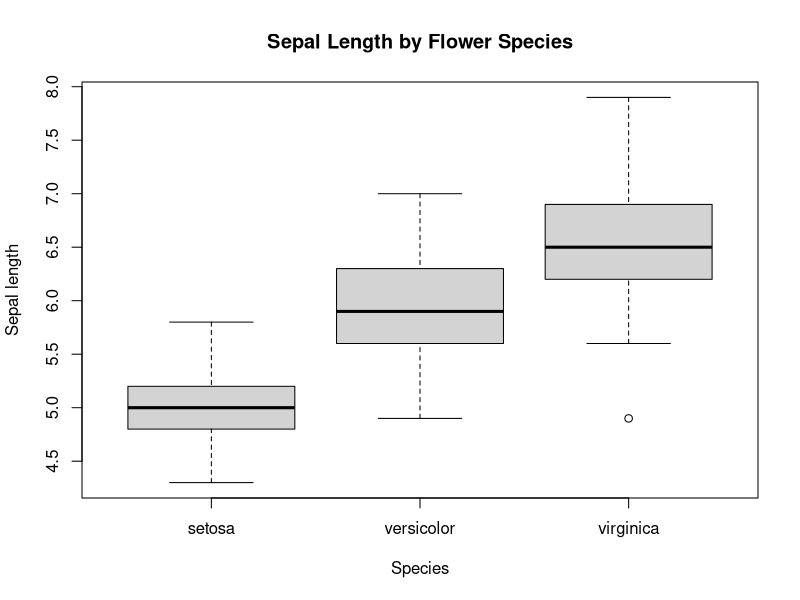
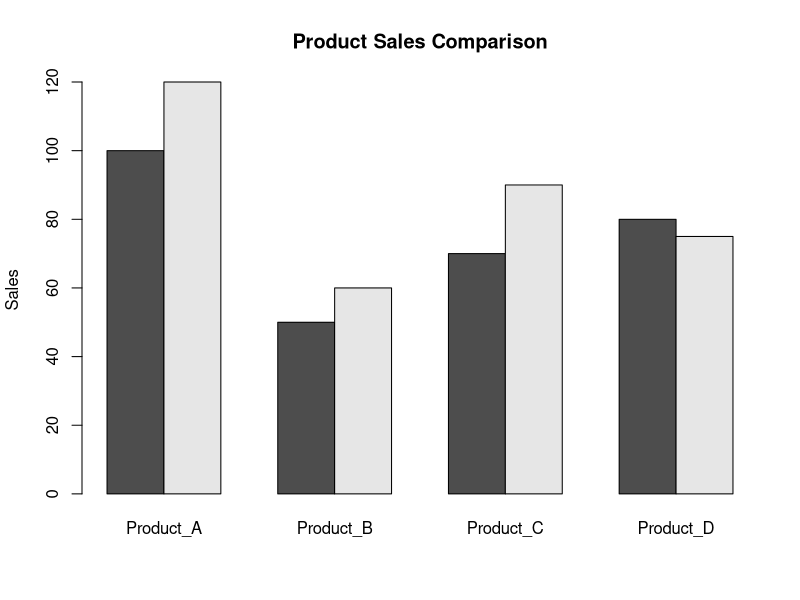
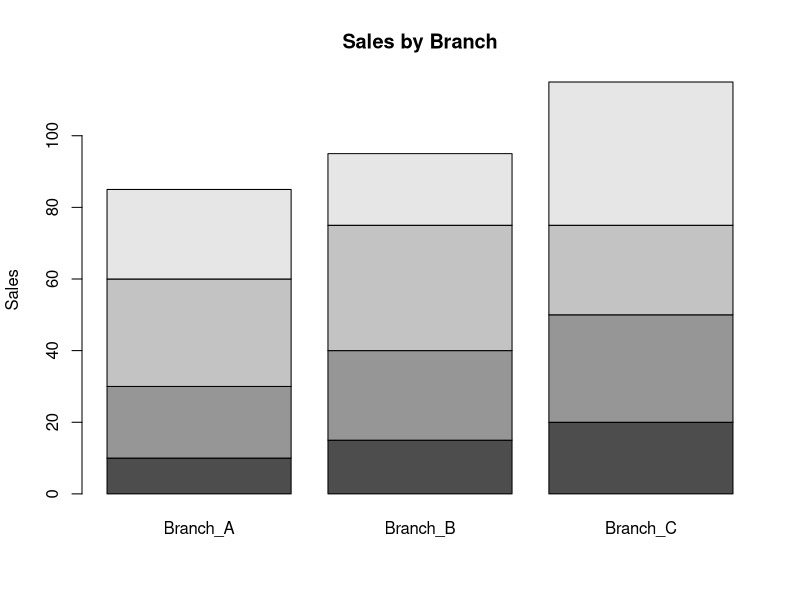
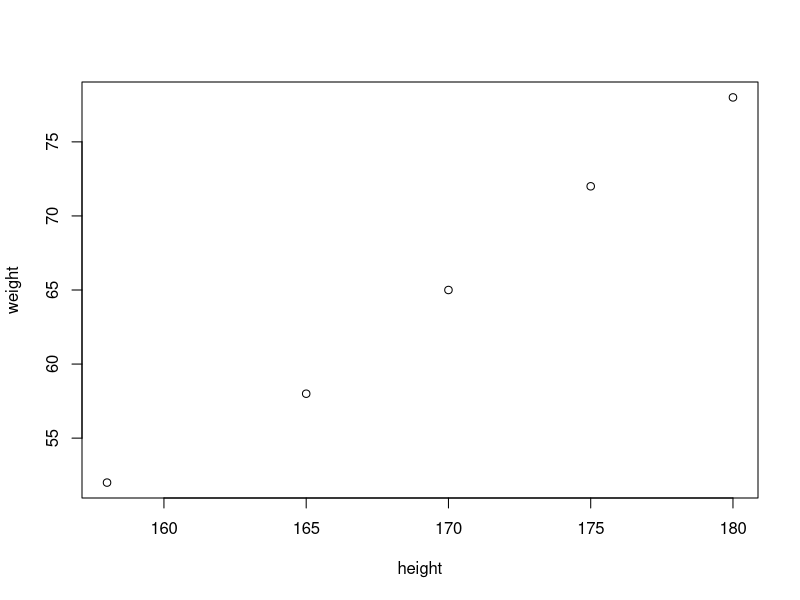
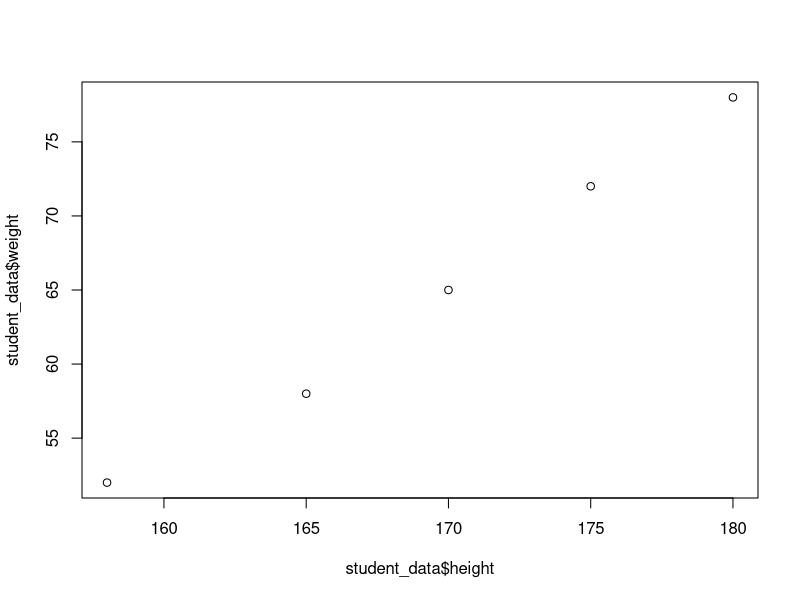
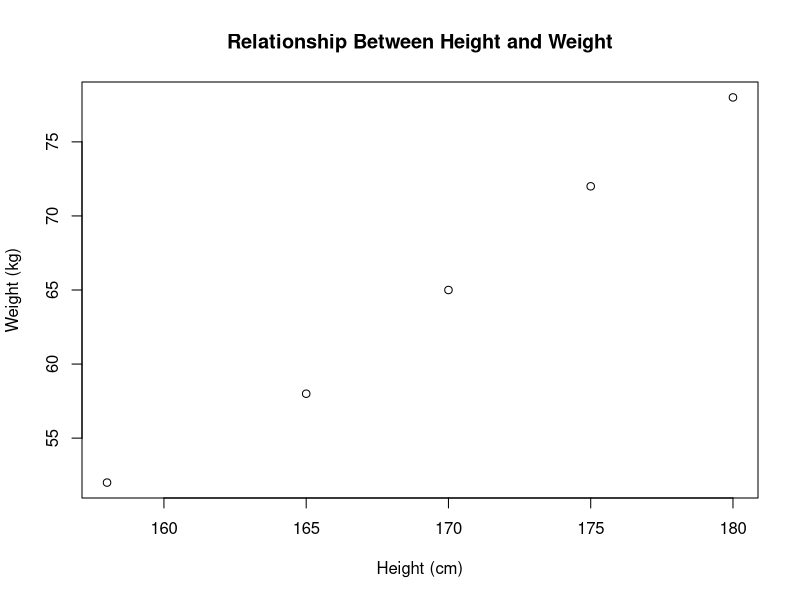
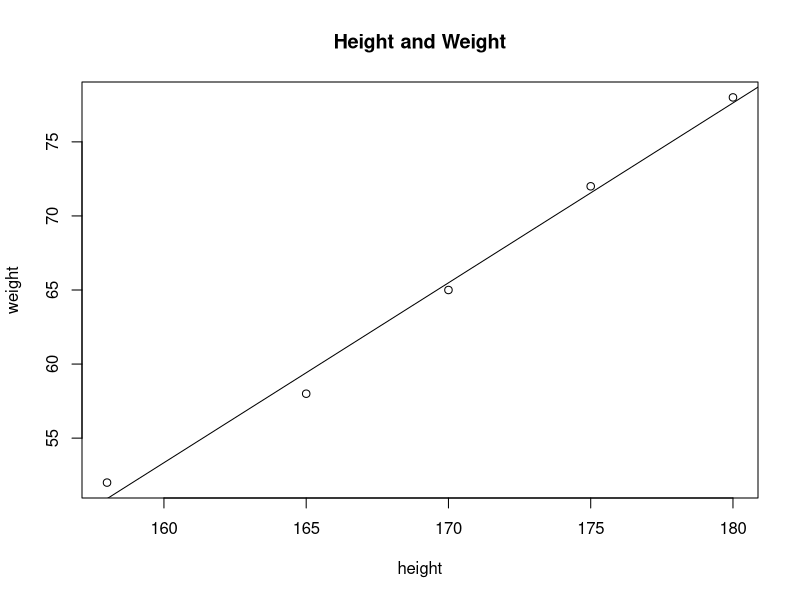
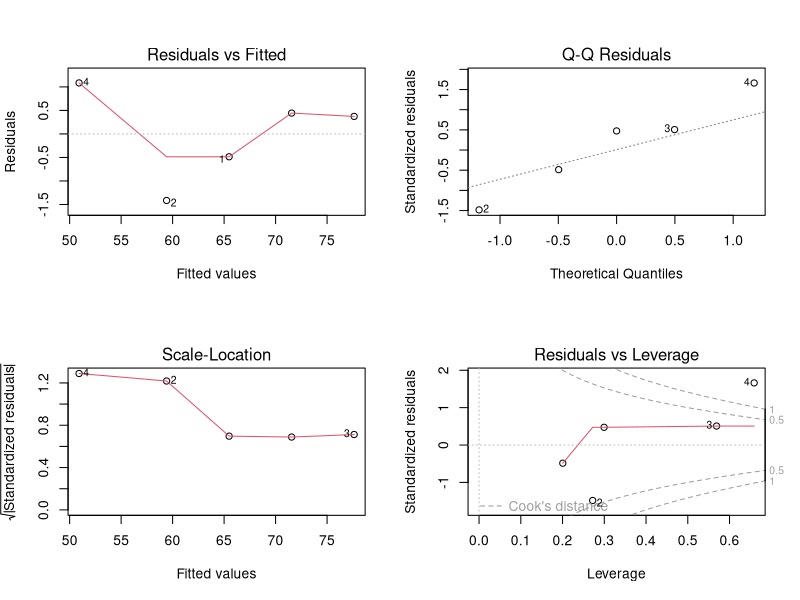

Recreate these plots in R, in order.
## ---- chunk 1
# Basic calculations
15 + 5
20 - 8
6 * 4
36 / 6
3^2
## ---- chunk 2
# Numeric vector
study_hours <- c(2.5, 3, 4, 1.5, 5)
summary(study_hours)

# Calculate the average study time
mean(study_hours)

# Logical vector
passed <- c(TRUE, TRUE, FALSE, TRUE)

# Character vector
students <- c("Eric", "Aline", "Patrick", "Diane")

# Integer vector
days <- 1:7

# Complex vector
complex_values <- c(2 + 3i, 4 + 5i)

# Check the type of a vector
class(study_hours)
## ---- chunk 3
# Create a matrix with 2 rows and 3 columns
x <- matrix(1:6, nrow = 2, ncol = 3)
x

# Create another matrix
y <- matrix(1:6, nrow = 3, ncol = 2)
y

# Multiply the two matrices
x %*% y
## ---- chunk 4
# Create a list with different types of information
student_info <- list(
  name = "Eric",
  age = 25,
  registered = TRUE,
  score = 85 + 2i
)

student_info

# Access the student's name
student_info[[1]]
## ---- chunk 5
# Record whether students completed an assignment
assignment_status <- factor(
  c("Completed", "Completed", "Not completed", "Completed", "Not completed")
)

assignment_status
levels(assignment_status)
## ---- chunk 6
# Create a vector with one missing value
scores <- c(70, 85, NA, 90, 75)

# Identify the missing value
is.na(scores)

# Remove missing values when calculating the average
mean(scores, na.rm = TRUE)
## ---- chunk 7
# Check which rows have complete information
height <- c(170, 165, NA, 180, 175)
weight <- c(65, 58, 70, NA, 72)

complete.cases(height, weight)
## ---- chunk 8
# Numbers become characters when text is included
mixed_values <- c(10, 20, "thirty")
mixed_values

# TRUE is counted as 1 and FALSE as 0
sum(c(TRUE, TRUE, FALSE, TRUE))
## ---- chunk 9
# Create information about five students
student_id <- 1:5
student_name <- c("Eric", "Aline", "Patrick", "Diane", "Claude")
height <- c(170, 165, 180, 158, 175)
weight <- c(65, 58, 78, 52, 72)
gender <- c("M", "F", "M", "F", "M")

# Combine the columns into one data frame
student_data <- data.frame(
  student_id, student_name, gender, height, weight
)

student_data
## ---- chunk 10
# List datasets available in R
data()

# Load the airquality dataset
data("airquality")

# Check its variables and structure
variable.names(airquality)
str(airquality)
head(airquality)
## ---- chunk 11
# Display the student dataset
student_data

# Check the summary of each variable
summary(student_data)

# Check the structure
str(student_data)

# Count rows and columns
nrow(student_data)
ncol(student_data)

# Count the number of weight values
length(student_data$weight)
## ---- chunk 12
# Select rows 2 to 4
student_data[2:4, ]

# Select only the weight column
student_data$weight

# Select the height column using its position
student_data[, 4]

# Select all columns except student_id
student_data[, -1]
## ---- chunk 13
# Summarize the weight variable
summary(student_data$weight)

# Calculate the mean and standard deviation of height
mean(student_data$height)
sd(student_data$height)

# Calculate the mean and standard deviation of weight
mean(student_data$weight)
sd(student_data$weight)

# Calculate the average of each row
apply(student_data[, c("height", "weight")], 1, mean)

# Calculate the standard deviation of each column
apply(student_data[, c("height", "weight")], 2, sd)
## ---- chunk 14
# Load the iris dataset
data("iris")

# View the first rows
head(iris)

# Calculate the average petal length
mean(iris$Petal.Length)
## ---- chunk 15
# Average petal length for each species
by(iris$Petal.Length, iris$Species, mean)

# Standard deviation for each species
by(iris$Petal.Length, iris$Species, sd)

# Full summary for each species
by(iris$Petal.Length, iris$Species, summary)
## ---- chunk 16
# Compare sepal length across flower species
boxplot(
  Sepal.Length ~ Species,
  data = iris,
  main = "Sepal Length by Flower Species",
  xlab = "Species",
  ylab = "Sepal length"
)
## ---- chunk 17
# Convert the dataset into a data frame
admissions <- data.frame(UCBAdmissions)

# View the first rows
head(admissions)

# Create a table of gender and admission outcome
admission_table <- xtabs(Freq ~ Gender + Admit, data = admissions)
admission_table

# Calculate admission proportions for each gender
prop.table(admission_table, 1)
## ---- chunk 18
# Create a small dataset of monthly sales
sales <- data.frame(
  Product_A = c(100, 120),
  Product_B = c(50, 60),
  Product_C = c(70, 90),
  Product_D = c(80, 75)
)

# Draw bars side by side
barplot(
  as.matrix(sales),
  beside = TRUE,
  main = "Product Sales Comparison",
  ylab = "Sales"
)
## ---- chunk 19
# Create another dataset for four branches
branch_sales <- data.frame(
  Branch_A = c(10, 20, 30, 25),
  Branch_B = c(15, 25, 35, 20),
  Branch_C = c(20, 30, 25, 40)
)

# Compare sales across branches
barplot(
  as.matrix(branch_sales),
  main = "Sales by Branch",
  ylab = "Sales"
)
## ---- chunk 20
# Plot weight against height
plot(weight ~ height, data = student_data)

# Create the same plot using column names
plot(student_data$height, student_data$weight)

# Add a title to the graph
plot(
  student_data$height,
  student_data$weight,
  main = "Relationship Between Height and Weight",
  xlab = "Height (cm)",
  ylab = "Weight (kg)"
)
## ---- chunk 21
# Calculate the correlation between height and weight
cor(student_data$height, student_data$weight)
## ---- chunk 22
# Estimate weight using height
weight_model <- lm(weight ~ height, data = student_data)

# Display the model results
summary(weight_model)
## ---- chunk 23
# Plot the observations
plot(
  weight ~ height,
  data = student_data,
  main = "Height and Weight"
)

# Add the fitted straight line
abline(weight_model)
## ---- chunk 24
# Display diagnostic plots for the model
par(mfrow = c(2, 2))
plot(weight_model)
par(mfrow = c(1, 1))
## ---- chunk 25
# Add a smooth line to the scatter plot
plot(weight ~ height, data = student_data)
abline(weight_model)
lines(
  lowess(student_data$height, student_data$weight),
  col = "pink"
)
## ---- chunk 26
# Calculate BMI using height in metres
student_data$BMI <- round(
  student_data$weight / (student_data$height / 100)^2,
  digits = 2
)

# Display the dataset with BMI
student_data

# Display the first and last rows
head(student_data, n = 3)
tail(student_data, n = 3)

# Summarize BMI
summary(student_data$BMI)

# Display BMI values in a stem-and-leaf plot
stem(student_data$BMI)
## ---- chunk 27
# Get today's date
today <- Sys.Date()
today

# Display the month, day and year
format(today, format = "%B %d %Y")

# Display the day of the week
format(today, format = "%A")

# Calculate the difference between two dates
course_start <- as.Date("2026-10-18")
course_end <- as.Date("2026-12-18")

course_end - course_start
## ---- chunk 28
# Create the survey information
manager_id <- 1:6
country <- c("Rwanda", "Rwanda", "Kenya", "Kenya", "Uganda", "Uganda")
gender <- c("M", "F", "F", "M", "F", "M")
age <- c(29, 42, 31, 38, 99, 34)

# Answers to five leadership questions
q1 <- c(5, 3, 4, 3, 2, 4)
q2 <- c(4, 5, 5, 3, 2, 4)
q3 <- c(5, 2, 4, 4, 1, 5)
q4 <- c(5, 5, 4, NA, 2, 4)
q5 <- c(4, 5, 3, NA, 1, 5)

# Combine the information into a data frame
leadership <- data.frame(
  manager_id, country, gender, age,
  q1, q2, q3, q4, q5
)

leadership
str(leadership)
names(leadership)
## ---- chunk 29
# Replace 99 with NA
leadership$age[leadership$age == 99] <- NA

# Check missing values
is.na(leadership)

# Remove rows that contain missing values
complete_leadership <- na.omit(leadership)

complete_leadership
## ---- chunk 30
# Create an empty age category column
leadership$age_group <- NA_character_

# Categorize participants by age
leadership$age_group[leadership$age < 35] <- "Young"

leadership$age_group[
  leadership$age >= 35 & leadership$age <= 75
] <- "Middle aged"

leadership$age_group[leadership$age > 75] <- "Elder"

leadership
## ---- chunk 31
# Calculate the total score for each participant
leadership$total_score <- rowSums(
  leadership[, c("q1", "q2", "q3", "q4", "q5")],
  na.rm = TRUE
)

leadership
## ---- chunk 32
# Show the order of participants by age
order(leadership$age)

# Sort participants from youngest to oldest
sorted_leadership <- leadership[order(leadership$age), ]

sorted_leadership
## ---- chunk 33
# Create another dataset with the same manager IDs
department_info <- data.frame(
  manager_id = 1:6,
  department = c("Finance", "HR", "IT", "Operations", "Finance", "IT")
)

# Join both datasets using manager_id
leadership_full <- merge(
  leadership,
  department_info,
  by = "manager_id"
)

leadership_full
## ---- chunk 34
# Select only the five question columns
question_data <- leadership[, c("q1", "q2", "q3", "q4", "q5")]
question_data

# Remove manager_id and country
reduced_data <- leadership[, -c(1, 2)]
reduced_data
## ---- chunk 35
# Access the age column using $
leadership$age

# Access the fourth column using its position
leadership[[4]]

# Access selected rows
leadership[c(1, 3, 5), ]
## ---- chunk 36
# Select participants who are male and older than 30
male_managers <- subset(
  leadership,
  gender == "M" & age > 30
)

male_managers

# Select participants aged 35 or older or younger than 30
selected_managers <- subset(
  leadership,
  age >= 35 | age < 30,
  select = c(q1, q2, q3, q4, q5)
)

selected_managers
